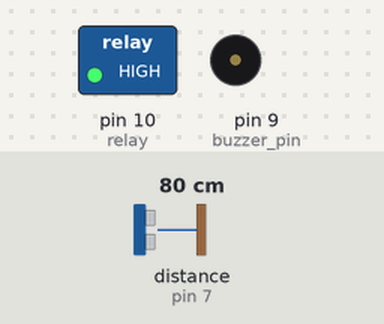
Recording of a sketch running on a simulated Arduino Uno, built with avr-gcc and run on an emulated ATmega328P. On the bench: switched loads named in the sketch (green lamp = pin HIGH), buzzer (waves = sounding, pin HIGH). Wiring (inferred from the names in the program): ultrasonic range finder: trigger pin 8; echo pin 7. The test bench sets the inputs (shaded band); at power-on: distance to the obstacle (sensor on pin 7) 80 cm. The echo pulse lasts 58.3 µs per cm; pins used as bus, display or sensor lines are not drawn.

Above: at 2.8 s.
2.9 s: distance to the obstacle (sensor on pin 7) set to 8 cm
5.6 s: distance to the obstacle (sensor on pin 7) set to 5 cm
At 7.4 s:
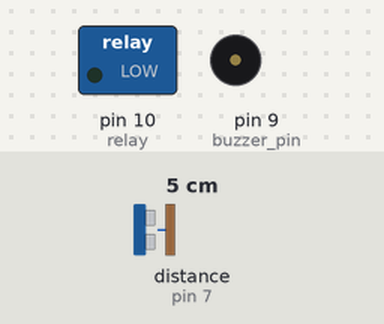
8.5 s: distance to the obstacle (sensor on pin 7) set to 24 cm
11.2 s: distance to the obstacle (sensor on pin 7) set to 29 cm
At 11.8 s:
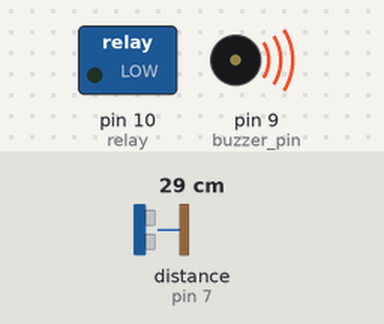
15.7 s: distance to the obstacle (sensor on pin 7) set to 2 cm
At 17.6 s:
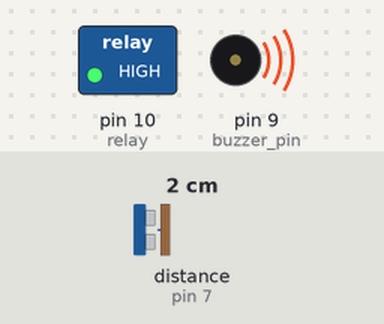
19.7 s: distance to the obstacle (sensor on pin 7) set to 35 cm
At 24.1 s:
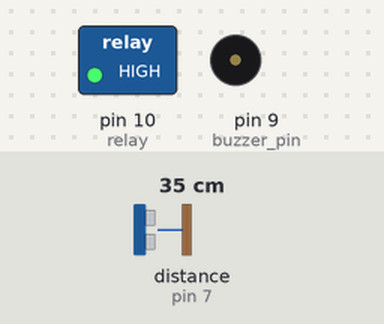
Timing chart, 0 to 25.6 s (numbered marks = the images above; inputs shaded):
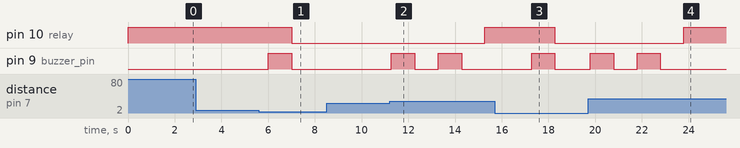

The sketch:

code.ino
```cpp
float d;

void setup() {
Serial.begin(9600);
pinMode(7,INPUT);//echo pin of ultraSonic
pinMode(8,OUTPUT);//trig pin of ultraSonic
pinMode(10,OUTPUT);// relay
pinMode(9,OUTPUT);// buzzer pin
}

int low=23;
int high=5;

void vol() //distance calculation...
{
digitalWrite(8,HIGH);
delayMicroseconds(8);
digitalWrite(8,LOW);
delayMicroseconds(2);
d=pulseIn(7,HIGH);
d=d/69;
}

void loop() {
vol(); while(1)
{
b: digitalWrite(10,HIGH);// Pump On...
delay(2000); vol();
if(d<high) //check high...
{
digitalWrite(9,HIGH);// buzzer on.....
delay(1000);
digitalWrite(9,LOW);
goto a;
}
}

while(1)
{
a: digitalWrite(10,LOW);// pump off...
delay(100);
vol();
if(d>low) //check low
{
digitalWrite(9,HIGH);//Buzzer beeping......
delay(1000);
digitalWrite(9,LOW);
delay(1000);
digitalWrite(9,HIGH);
delay(1000);
digitalWrite(9,LOW);
delay(1000);
goto b;
}
}
}
```

Measured:
- the behaviour switches between 7 and 6 cm on distance to the obstacle (sensor on pin 7) (found by bisection; images 0 and 1)
- the behaviour switches between 27 and 28 cm on distance to the obstacle (sensor on pin 7) (found by bisection; images 1 and 2)
- after the input at 2.9 s, every drawn part: stays the same
- after the input at 5.6 s, pin 10 (relay): HIGH → LOW after 1.4 s; pin 9 (buzzer_pin): LOW → HIGH after 0.41 s, → LOW 1.0 s later
- after the input at 8.5 s, every drawn part: stays the same
- after the input at 11.2 s, pin 10 (relay): LOW → HIGH after 4.1 s; pin 9 (buzzer_pin): alternates HIGH for 1.0 s and LOW for 1.0 s, starting after 0.08 s
- after the input at 15.7 s, pin 10 (relay): HIGH → LOW after 2.6 s; pin 9 (buzzer_pin): LOW → HIGH after 1.6 s, → LOW 1.0 s later
- after the input at 19.7 s, pin 10 (relay): LOW → HIGH after 4.1 s; pin 9 (buzzer_pin): alternates HIGH for 1.0 s and LOW for 1.0 s, 4 changes in all, then stays LOW, starting after 0.09 s
